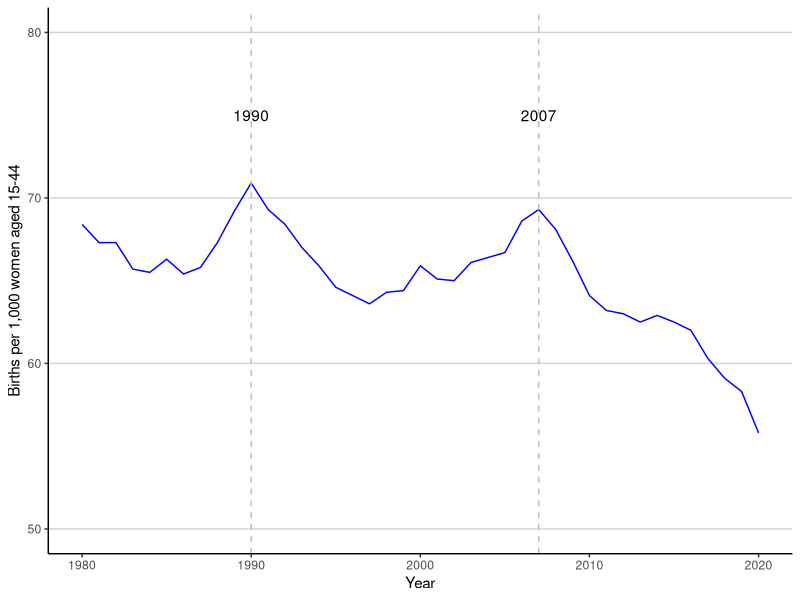
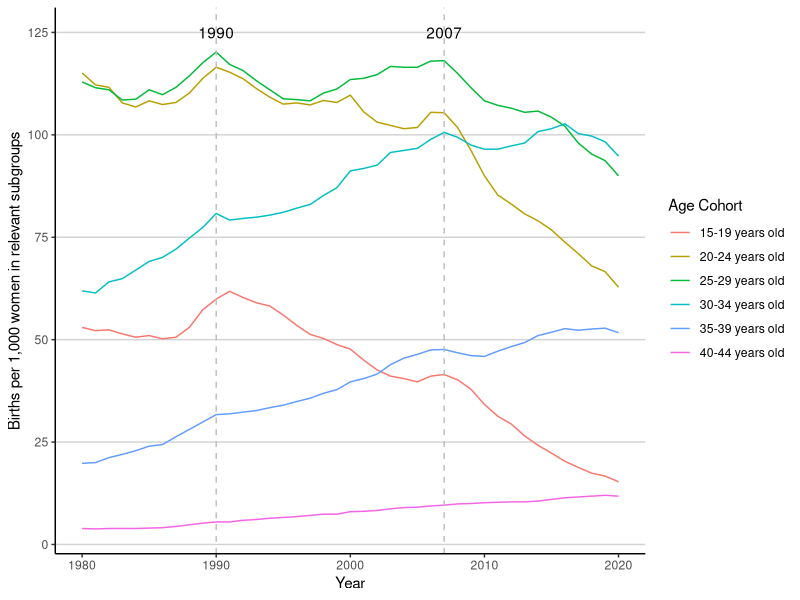
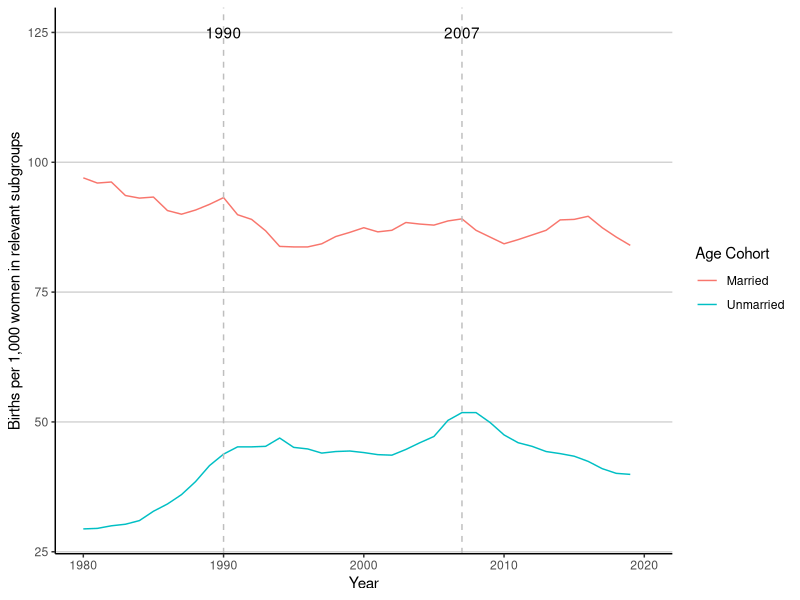

Write R code to recreate these figures, in order.
#### Preamble ####
# Purpose: Replicate Figure 1, Figure 2A and Figure 2B of the original paper
# Data: 15 February 2024
# Contact: dede.chang@mail.utoronto.ca
# License: MIT
# Pre-requisites: 01_download_data.R

#### Workspace setup ####
library(tidyverse)
library(knitr)
library(here)


# Read in data
all_brate <- read_csv(here::here("input/data/raw_data/raw_brate.csv"))
brate_by_cohort <- read_csv(here::here("input/data/raw_data/raw_brate_by_cohort.csv"))


#### Replication of Figure 1 ####

all_brate |>
  ggplot(aes(x = year, y = brate_all)) +
  geom_line(colour = "blue") +
  theme_classic() +
  labs(x = "Year",
       y = "Births per 1,000 women aged 15-44") +
  # adds vertical line at 2007
  geom_vline(xintercept = 2007, linetype = "dashed", colour = "grey") +
  annotate("text", x = 2007, y = max(75), label = "2007") +
  geom_vline(xintercept = 1990, linetype = "dashed", colour = "grey") +
  annotate("text", x = 1990, y = max(75), label = "1990") +
  ylim(50,80) +
  # stylistic adjustments
  theme(panel.grid.major.y = element_line(color = "lightgrey"),
        axis.title = element_text(colour = "black"))


#### Replication of Figure 2A ####

# change format to long format 
long_brate_by_cohort <- 
  brate_by_cohort |>
  select(year,brate_1519,brate_2024,brate_2529,brate_3034,brate_3539,brate_4044) |>
  pivot_longer(cols = -year, names_to = "age_cohort", values_to = "birth_rate")

# rename the age cohorts
long_brate_by_cohort$age_cohort <- 
  factor(long_brate_by_cohort$age_cohort,
         levels = c("brate_1519", "brate_2024", "brate_2529", "brate_3034", "brate_3539", "brate_4044"),
         labels = c("15-19 years old", "20-24 years old", "25-29 years old", "30-34 years old", "35-39 years old", "40-44 years old"))

# plot the graph
long_brate_by_cohort |>
  ggplot(aes(x = year, y = birth_rate, color = age_cohort)) +
  geom_line() +
  theme_classic() +
  labs(x = "Year",
       y = "Births per 1,000 women in relevant subgroups") +
  scale_color_discrete(name = "Age Cohort") + 
  geom_vline(xintercept = 2007, linetype = "dashed", colour = "grey") +
  annotate("text", x = 2007, y = max(125), label = "2007") + 
  geom_vline(xintercept = 1990, linetype = "dashed", colour = "grey") +
  annotate("text", x = 1990, y = max(125), label = "1990") +
  # stylistic adjustments
  theme(panel.grid.major.y = element_line(color = "lightgrey"),
        axis.title = element_text(colour = "black"))


#### Replication of Figure 2E ####
long_brate_by_marry <- 
  brate_by_cohort |>
  select(year,brate_married, brate_unmarried) |>
  pivot_longer(cols = -year, names_to = "marital_status", values_to = "birth_rate")

# rename the age cohorts
long_brate_by_marry$marital_status <- 
  factor(long_brate_by_marry$marital_status,
         levels = c("brate_married", "brate_unmarried"),
         labels = c("Married", "Unmarried"))
head(long_brate_by_marry)

# plot the graph
long_brate_by_marry |>
  ggplot(aes(x = year, y = birth_rate, color = marital_status)) +
  geom_line() +
  theme_classic() +
  labs(x = "Year",
       y = "Births per 1,000 women in relevant subgroups") +
  scale_color_discrete(name = "Age Cohort") + 
  geom_vline(xintercept = 2007, linetype = "dashed", colour = "grey") +
  annotate("text", x = 2007, y = max(125), label = "2007") + 
  geom_vline(xintercept = 1990, linetype = "dashed", colour = "grey") +
  annotate("text", x = 1990, y = max(125), label = "1990") +
  # stylistic adjustments
  theme(panel.grid.major.y = element_line(color = "lightgrey"),
        axis.title = element_text(colour = "black"))



